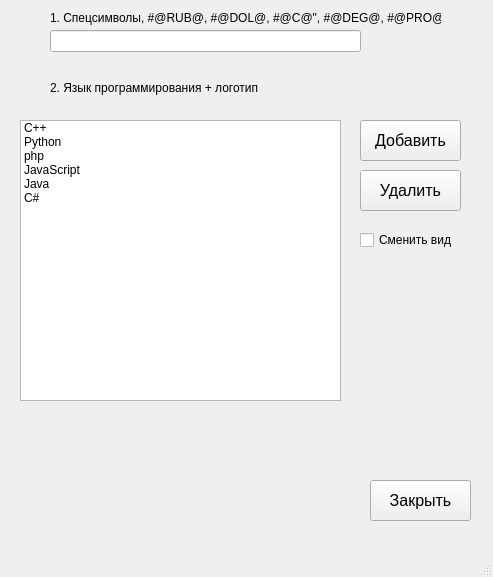
<?xml version="1.0" encoding="UTF-8"?>
<ui version="4.0">
 <class>MainWindow</class>
 <widget class="QMainWindow" name="MainWindow">
  <property name="geometry">
   <rect>
    <x>0</x>
    <y>0</y>
    <width>493</width>
    <height>577</height>
   </rect>
  </property>
  <property name="windowTitle">
   <string>MainWindow</string>
  </property>
  <widget class="QWidget" name="centralwidget">
   <widget class="QLineEdit" name="lineEdit">
    <property name="geometry">
     <rect>
      <x>50</x>
      <y>30</y>
      <width>311</width>
      <height>22</height>
     </rect>
    </property>
   </widget>
   <widget class="QLabel" name="label">
    <property name="geometry">
     <rect>
      <x>50</x>
      <y>10</y>
      <width>391</width>
      <height>16</height>
     </rect>
    </property>
    <property name="text">
     <string>1. Спецсимволы, #@RUB@, #@DOL@, #@C@&quot;, #@DEG@, #@PRO@</string>
    </property>
   </widget>
   <widget class="QPushButton" name="deleteBtn">
    <property name="geometry">
     <rect>
      <x>360</x>
      <y>170</y>
      <width>101</width>
      <height>41</height>
     </rect>
    </property>
    <property name="font">
     <font>
      <family>Arial</family>
      <pointsize>12</pointsize>
      <italic>false</italic>
      <bold>false</bold>
     </font>
    </property>
    <property name="text">
     <string>Удалить</string>
    </property>
   </widget>
   <widget class="QLabel" name="label_2">
    <property name="geometry">
     <rect>
      <x>50</x>
      <y>80</y>
      <width>391</width>
      <height>16</height>
     </rect>
    </property>
    <property name="text">
     <string>2. Язык программирования + логотип</string>
    </property>
   </widget>
   <widget class="QPushButton" name="addBtn">
    <property name="geometry">
     <rect>
      <x>360</x>
      <y>120</y>
      <width>101</width>
      <height>41</height>
     </rect>
    </property>
    <property name="font">
     <font>
      <family>Arial</family>
      <pointsize>12</pointsize>
      <bold>false</bold>
     </font>
    </property>
    <property name="text">
     <string>Добавить</string>
    </property>
   </widget>
   <widget class="QCheckBox" name="checkBox">
    <property name="geometry">
     <rect>
      <x>360</x>
      <y>230</y>
      <width>121</width>
      <height>20</height>
     </rect>
    </property>
    <property name="text">
     <string>Сменить вид</string>
    </property>
   </widget>
   <widget class="QPushButton" name="closeBtn">
    <property name="geometry">
     <rect>
      <x>370</x>
      <y>480</y>
      <width>101</width>
      <height>41</height>
     </rect>
    </property>
    <property name="font">
     <font>
      <family>Arial</family>
      <pointsize>12</pointsize>
      <bold>false</bold>
     </font>
    </property>
    <property name="text">
     <string>Закрыть</string>
    </property>
   </widget>
   <widget class="QListWidget" name="listWidget">
    <property name="geometry">
     <rect>
      <x>20</x>
      <y>120</y>
      <width>321</width>
      <height>281</height>
     </rect>
    </property>
    <item>
     <property name="text">
      <string>C++</string>
     </property>
     <property name="icon">
      <iconset>
       <normaloff>:/img/cpp.png</normaloff>:/img/cpp.png</iconset>
     </property>
    </item>
    <item>
     <property name="text">
      <string>Python</string>
     </property>
     <property name="icon">
      <iconset>
       <normaloff>:/img/python.png</normaloff>:/img/python.png</iconset>
     </property>
     <property name="flags">
      <set>ItemIsSelectable|ItemIsEditable|ItemIsDragEnabled|ItemIsUserCheckable|ItemIsEnabled</set>
     </property>
    </item>
    <item>
     <property name="text">
      <string>php</string>
     </property>
     <property name="icon">
      <iconset>
       <normaloff>:/img/php.png</normaloff>:/img/php.png</iconset>
     </property>
     <property name="flags">
      <set>ItemIsSelectable|ItemIsEditable|ItemIsDragEnabled|ItemIsUserCheckable|ItemIsEnabled</set>
     </property>
    </item>
    <item>
     <property name="text">
      <string>JavaScript</string>
     </property>
     <property name="icon">
      <iconset>
       <normaloff>:/img/javascript.png</normaloff>:/img/javascript.png</iconset>
     </property>
     <property name="flags">
      <set>ItemIsSelectable|ItemIsEditable|ItemIsDragEnabled|ItemIsUserCheckable|ItemIsEnabled</set>
     </property>
    </item>
    <item>
     <property name="text">
      <string>Java</string>
     </property>
     <property name="icon">
      <iconset>
       <normaloff>:/img/java.png</normaloff>:/img/java.png</iconset>
     </property>
     <property name="flags">
      <set>ItemIsSelectable|ItemIsEditable|ItemIsDragEnabled|ItemIsUserCheckable|ItemIsEnabled</set>
     </property>
    </item>
    <item>
     <property name="text">
      <string>C#</string>
     </property>
     <property name="icon">
      <iconset>
       <normaloff>:/img/csharp.png</normaloff>:/img/csharp.png</iconset>
     </property>
     <property name="flags">
      <set>ItemIsSelectable|ItemIsEditable|ItemIsDragEnabled|ItemIsUserCheckable|ItemIsEnabled</set>
     </property>
    </item>
   </widget>
  </widget>
  <widget class="QMenuBar" name="menubar">
   <property name="geometry">
    <rect>
     <x>0</x>
     <y>0</y>
     <width>493</width>
     <height>22</height>
    </rect>
   </property>
  </widget>
  <widget class="QStatusBar" name="statusbar"/>
 </widget>
 <resources/>
 <connections/>
</ui>
